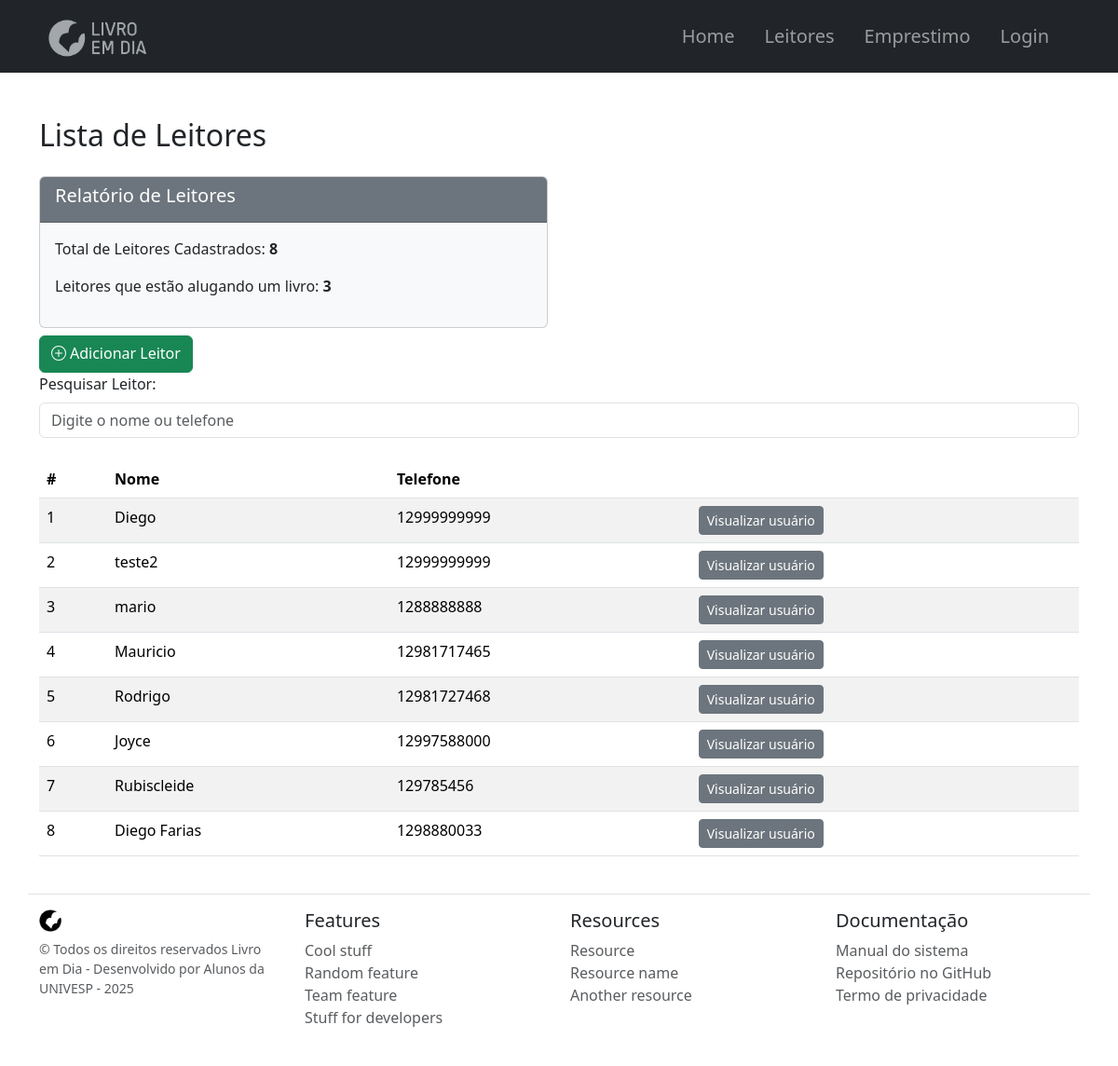
Page /?pagina=leitores on the earlier database version.
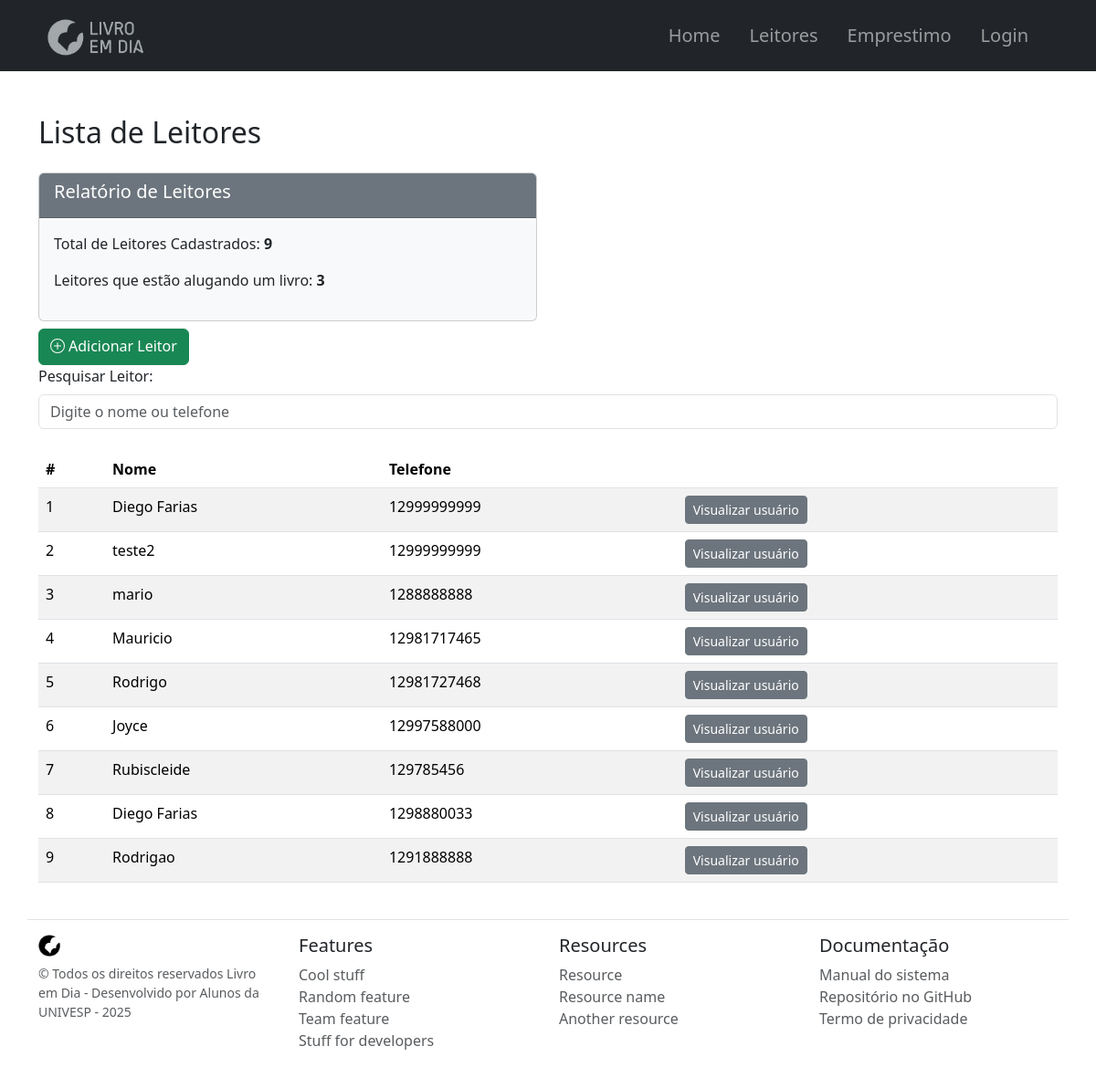
Same page on the later database version.
### tables this page shows
CREATE TABLE `leitores` (
  `id` int(11) NOT NULL,
  `nome` varchar(50) NOT NULL,
  `telefone` varchar(20) NOT NULL,
  `qtd_atrasos` int(11) NOT NULL DEFAULT 0
);

### index.php (called while the page is built)
<?php
    include ("app/views/partials/header.php");
    include ("app/core/router.php");
    include ("app/views/partials/footer.php");
?>

### app/controllers/LeitorController.php (called while the page is built, shortened)
<?php
require_once 'app/model/LeitorModel.php';
class LeitorController {
    private $model;
    public function __construct() {
        $this->model = new LeitorModel();
    }
    public function listarLeitores() {
        $leitores = $this->model->listarLeitores();
        $totalLeitores = $this->model->contarLeitores();
        require 'app/views/usuarios.php';
    }
}
?>

### app/config/Database.php (called while the page is built, shortened)
<?php
class Database {
    private $host = "localhost";
    private $usuario = "root";
    private $senha = "";
    private $dataBase = "biblioteca";
    private $conexao;
    public function __construct() {
        $this->conexao = new mysqli($this->host, $this->usuario, $this->senha, $this->dataBase);
    }
    public function getConnection() {
        return $this->conexao;
    }
}
?>

### app/model/LeitorModel.php (called while the page is built, shortened)
<?php
require_once 'app/config/Database.php';
class LeitorModel {
    private $conexao;
    public function __construct() {
        $db = new Database();
        $this->conexao = $db->getConnection();
    }
    public function listarLeitores() {
        $sql = "SELECT * FROM leitores";
        $result = $this->conexao->query($sql);
        return $result->fetch_all(MYSQLI_ASSOC);
    }
    public function contarLeitores() {
        $sql = "SELECT COUNT(*) AS total FROM leitores";
        $result = $this->conexao->query($sql);
        $data = $result->fetch_assoc();
        return $data['total'];
    }
}
?>

### app/views/usuarios.php (the view, shortened to what this page needs)
<div class="container mt-5">
    <h2 class="mb-4">Lista de Leitores</h2>
    <div class="row">
        <div class="col-md-6">
            <div class="card bg-light">
                <div class="card-header bg-secondary text-white">
                    <h5>Relatório de Leitores</h5>
                </div>
                <div class="card-body">
                    <p>Total de Leitores Cadastrados: <strong><?= $totalLeitores ?></strong></p>
                    <p>Leitores que estão alugando um livro: <strong>3</strong></p>
                </div>
            </div>
        </div>
    </div>
    <a href="?pagina=adicionar_leitor" class="btn btn-success mt-2">
    <span class="d-inline-flex align-items-center gap-1">
        Adicionar Leitor
    </span>
    </a>
    <div class="mb-4">
        <label for="search" class="form-label">Pesquisar Leitor:</label>
        <input type="text" id="search" class="form-control" placeholder="Digite o nome ou telefone">
    </div>
    <div class="table-responsive">
        <table class="table table-striped">
            <thead>
                <tr>
                    <th>#</th>
                    <th>Nome</th>
                    <th>Telefone</th>
                    <th></th>
                </tr>
            </thead>
            <tbody id="client-list">
                <?php if (!empty($leitores)): ?>
                    <?php foreach ($leitores as $leitores): ?>
                        <tr>
                            <td><?= htmlspecialchars($leitores['id']) ?></td>
                            <td class="nome"><?= htmlspecialchars($leitores['nome']) ?></td>
                            <td class="telefone"><?= htmlspecialchars($leitores['telefone']) ?></td>
                            <td>
                                <a class="btn btn-secondary btn-sm" href="?pagina=leitor&id=<?= $leitores['id'] ?>">Visualizar usuário</a>
                            </td>
                        </tr>
                    <?php endforeach; ?>
                <?php else: ?>
                    <tr><td colspan="4">Nenhum usuário encontrado.</td></tr>
                <?php endif; ?>
            </tbody>
        </table>
    </div>
</div>

### app/views/partials/header.php (shortened to what this page needs)
<!DOCTYPE HTML>
<html lang="pt-br">
    <link rel="stylesheet" href="public/css/style.css"/>
    <link href="https://cdn.jsdelivr.net/npm/bootstrap@5.3.3/dist/css/bootstrap.min.css" rel="stylesheet">
</head>
<body>
<header class="navbar navbar-expand-xl navbar-dark bg-dark fixed-top sticky-top">
    <div class="container">
        <a class="navbar-brand fs-2 fw-bold" href="?pagina="><img src="public/img/logo.png" alt="Logo" height="50px"></a>
        <div class="collapse navbar-collapse" id="navbarDark">
            <ul class="navbar-nav ms-auto mb-2 mb-xl-0 fs-5 ms-auto p-2 text-center">
            <li class="nav-item me-3">
                <a class="nav-link " aria-current="page" href="?pagina=home">Home</a>
            </li>
            <li class="nav-item me-3">
                <a class="nav-link" href="?pagina=leitores">Leitores</a>
            </li>
            <li class="nav-item me-3">
                <a class="nav-link" href="?pagina=emprestimo">Emprestimo</a>
            </li>
            <?php
                if (!isset($_SESSION['nome'])) {
                    echo "<li class=\"nav-item me-3\">
                            <a class=\"nav-link\" href=\"?pagina=login\">Login</a>
                          </li>";
                } else {
                    $id = md5($_SESSION['id']);
                    $tipo_usuario = strtolower($_SESSION['nome']);
                    echo "<li class=\"nav-item me-3\"><a href=\"?pagina=painel\" class=\"nav-link\">Painel</a></li>";
                    echo "<li class=\"nav-item me-3\"><a href=\"model/exit.php\" class=\"nav-link\">Sair</a></li>";
                }
            ?>
            </ul>
        </div>
    </div>
</header>

### app/core/router.php (shortened to what this page needs)
<?php
if (isset($_GET['pagina'])) {
    $pagina = $_GET["pagina"];
} else {
    $pagina = 'home';
}
switch ($pagina) {
    case "leitores":
        require_once "app/controllers/LeitorController.php";
        $controller = new LeitorController();
        $controller->listarLeitores();
        break;
}
?>

### app/views/partials/footer.php (shortened to what this page needs)
<footer class="container pt-3 my-4 border-top">
    <div class="row text-center text-md-start">
        <div class="col-12 col-md-3">
            <img class="mb-2" src="public/img/logoRedondoDark.png" alt="" width="24" height="24">
            <small class="d-block mb-3 text-muted"> &copy; Todos os direitos reservados Livro em Dia - Desenvolvido por Alunos da UNIVESP - 2025</small>
        </div>
        <div class="col-6 col-sm-6 col-md-3">
            <h5>Features</h5>
            <ul class="list-unstyled text-small">
                <li><a class="text-decoration-none text-muted" href="#">Cool stuff</a></li>
                <li><a class="text-decoration-none text-muted" href="#">Random feature</a></li>
                <li><a class="text-decoration-none text-muted" href="#">Team feature</a></li>
                <li><a class="text-decoration-none text-muted" href="#">Stuff for developers</a></li>
            </ul>
        </div>
        <div class="col-6 col-sm-6 col-md-3">
            <h5>Resources</h5>
            <ul class="list-unstyled text-small">
                <li><a class="text-decoration-none text-muted" href="#">Resource</a></li>
                <li><a class="text-decoration-none text-muted" href="#">Resource name</a></li>
                <li><a class="text-decoration-none text-muted" href="#">Another resource</a></li>
            </ul>
        </div>
        <div class="col-6 col-sm-6 col-md-3">
            <h5>Documentação</h5>
            <ul class="list-unstyled text-small">
                <li><a class="text-decoration-none text-muted" href="#">Manual do sistema</a></li>
                <li><a class="text-decoration-none text-muted" href="https://github.com/DiegoFariasDF/ProjetoIntegrador1">Repositório no GitHub</a></li>
                <li><a class="text-decoration-none text-muted" href="#" data-bs-toggle="modal" data-bs-target="#termoPrivacidade">Termo de privacidade</a></li>
            </ul>
        </div>
    </div>
</footer>
</body>
</html>

Differences in the rows shown:
changed leitores id 1: nome "Diego" → "Diego Farias"
added leitores: id "9", nome "Rodrigao", telefone "1291888888"
Other differences:
$totalLeitores: "8" → "9"
